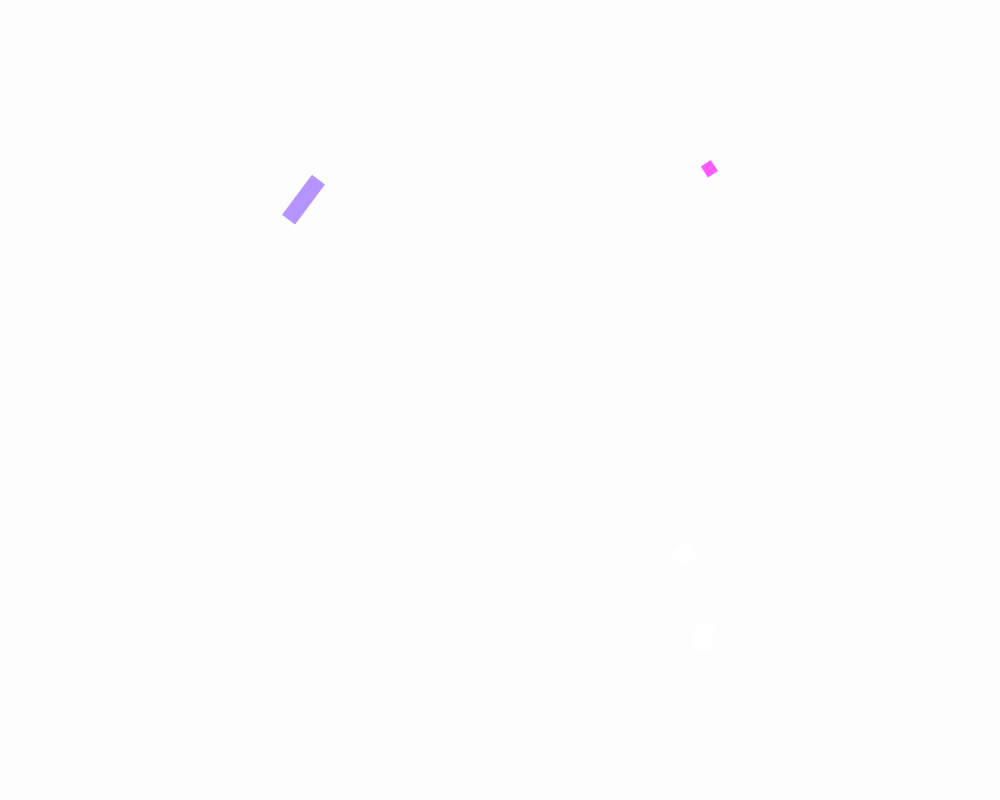
Frame 1 (no input)
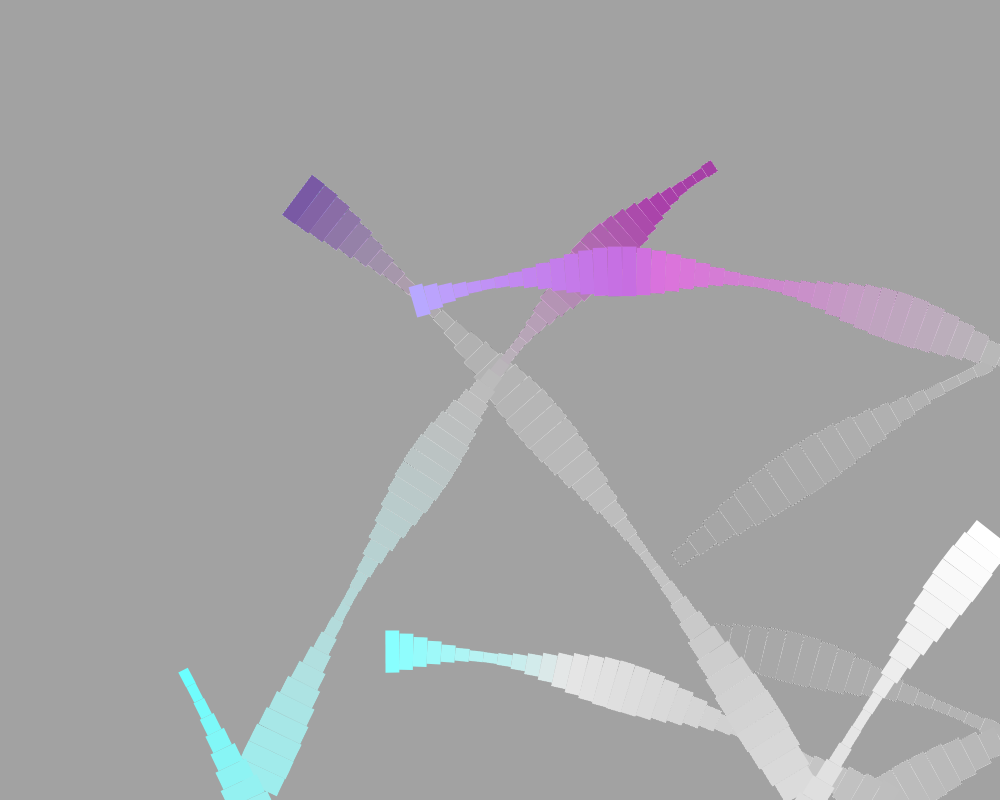
Frame 60 (no input)
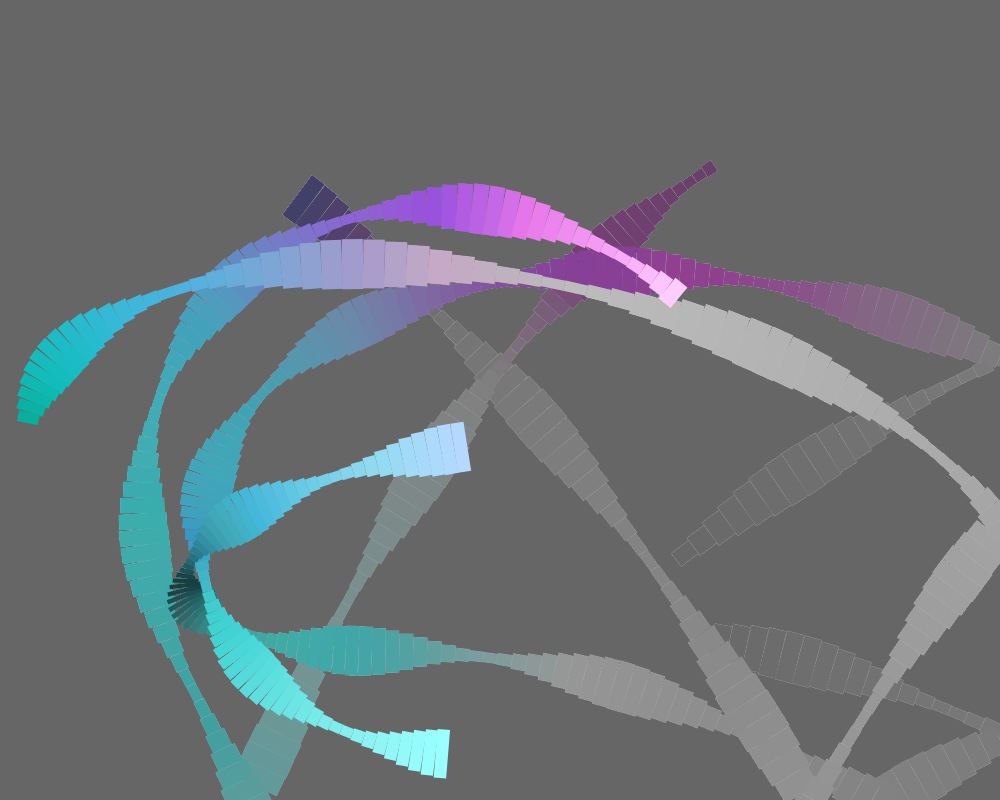
Frame 120 (the mouse pressed at the canvas centre since frame 60)

The p5.js sketch that drew these frames (run headless with seeded random() and noise() and a simulated clock; from frame 60 on, the mouse is pressed at the canvas centre):

// p5.js sketch
// ── sketch.js
// let gravity = -9.81;
const NORMAL_GRAVITY = -9.81;
let gravity = -9.81;
let gravity_was_flipped = false;

function seconds() {
  return millis() * 0.001;
}

class PhysicsObject {
  constructor(posX, posY, lastPosX, lastPosY) {
    this.posX = posX;
    this.posY = posY;
    this.lastPosX = lastPosX;
    this.lastPosY = lastPosY;
    this.deltaPosX;
    this.deltaPosY;
    this.blueValue = random(255);

    this.attractorPosX = 0;
    this.attractorPosY = 0;
    this.attractorStrength = 0;
  }

  UpdateMovement() {
    // calculate velocity based on last position
    this.deltaPosX = this.posX - this.lastPosX;
    this.deltaPosY = this.posY - this.lastPosY;

    // apply gravity
    this.deltaPosY += -gravity * (deltaTime*0.01) * (deltaTime*0.01);
    
    this.ApplyAttractionForce();
    
    // this.deltaPosX += 10*cos(seconds());
    // this.deltaPosY += 10*sin(seconds());
    
    // apply friction (slows object down)
    this.deltaPosY *= 0.996;
    this.deltaPosX *= 0.996;
    
    this.lastPosX = this.posX;
    this.lastPosY = this.posY;
    
    this.posX = this.lastPosX + this.deltaPosX;
    this.posY = this.lastPosY + this.deltaPosY;
    
    this.CollideWithWalls();
  }

  
  ApplyAttractionForce() {
    this.deltaPosX += (this.attractorPosX - this.posX) * this.attractorStrength;
    this.deltaPosY += (this.attractorPosY - this.posY) * this.attractorStrength;
  }

  SetAttractor(strength, xPos, yPos) {
    this.attractorStrength = strength;
    this.attractorPosX = xPos;
    this.attractorPosY = yPos;
  }


  CollideWithWalls(){
    // collides with right wall
    if(this.posX > width) {
      this.posX = width;
      this.lastPosX = this.posX + this.deltaPosX;
    }
    
    // collides with left wall
    else if (this.posX < 0) {
      this.posX = 0;
      this.lastPosX = this.posX + this.deltaPosX;
    }

    // collides with ground
    if(this.posY > height){
      this.posY = height;
      this.lastPosY = this.posY + this.deltaPosY;
    }
    
    // collides with ceiling
    if(this.posY < 0){
      this.posY = 0;
      this.lastPosY = this.posY + this.deltaPosY;
    }
    
  }
  
  
  GetAverageVelocity(){
    return (abs(this.deltaPosX)+abs(this.deltaPosY))*0.5;
  }

  
  Display() {
    let velocity = this.GetAverageVelocity()*4;
    noStroke();
    fill(
      (this.posX / width) * 255 * velocity * 0.05 ,
      (this.posY / height) * 255 * velocity * 0.05,
      this.blueValue * velocity * 0.05);
    
    strokeWeight((sin(seconds()*20 + this.blueValue)+1)*20 + 10);

    stroke(
      (this.posX / width) * 255 * velocity * 0.05 ,
      (this.posY / height) * 255 * velocity * 0.05,
      this.blueValue * velocity * 0.05
    );

    line(this.posX, this.posY, this.lastPosX, this.lastPosY);
    // ellipse(this.posX, this.posY, 30, 30);
    stroke(255, 0, 255);

    // draw line to attractor
   // line(this.posX, this.posY, this.attractorPosX, this.attractorPosY);
  }
}



const BALL_AMOUNT = 4;
const GRAVITY_SWITCHING_FREQ = 5;

function setup() {
  createCanvas(1000, 800);
  strokeCap(SQUARE);
  rectMode(CENTER);
  ellipseMode(CENTER);
  balls = [];
  for(i = 0; i<BALL_AMOUNT; i++ ){
    let newPosX = random(width);
    let newPosY = random(height)
    ball = new PhysicsObject(newPosX, newPosY, newPosX + random(-20,20), newPosY+random(-20,20));
    balls.push(ball);
  }


}

// function mousePressed() {
//   gravity = 0;
// }

// function mouseReleased() {
//   gravity = NORMAL_GRAVITY;
// }

function mousePressed() {
  for(i = 0; i<balls.length; i++){
    balls[i].SetAttractor(.002, mouseX, mouseY);
  }
}

function mouseDragged() {
  for(i = 0; i<balls.length; i++){
    balls[i].SetAttractor(.002, mouseX, mouseY);
  }
}

function mouseReleased() {
  for(i = 0; i<balls.length; i++){
    balls[i].SetAttractor(0, mouseX, mouseY);
  }
}

function draw() {
  //background(125);
  fill(0, 2);
  noStroke();
  rect(width/2, height/2, width, height);
  for(i = 0; i<balls.length; i++){
    balls[i].UpdateMovement();
    balls[i].Display();
  }

  

  let time_passed_in_seconds = millis() * 0.001;
  
  // if (Math.floor(time_passed_in_seconds) % GRAVITY_SWITCHING_FREQ != 0) {
  //   gravity_was_flipped = false;
  // }

  // if (Math.floor(time_passed_in_seconds) % GRAVITY_SWITCHING_FREQ == 0 && gravity_was_flipped == false) {
  //   background(255, 0, 0);
  //   gravity = -gravity;
  //   gravity_was_flipped = true;
  // }

}
